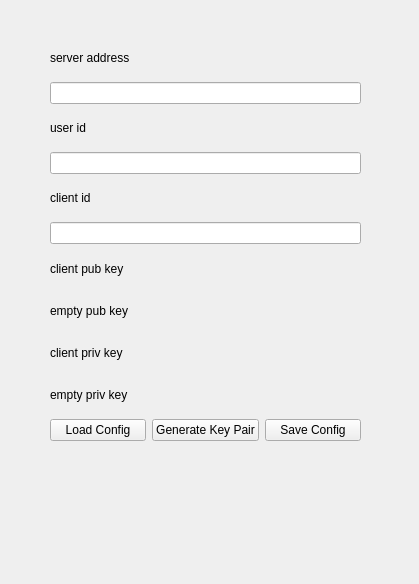
<?xml version="1.0" encoding="UTF-8"?>
<ui version="4.0">
 <class>config_page</class>
 <widget class="QWidget" name="config_page">
  <property name="geometry">
   <rect>
    <x>0</x>
    <y>0</y>
    <width>419</width>
    <height>584</height>
   </rect>
  </property>
  <property name="windowTitle">
   <string>config page</string>
  </property>
  <widget class="QWidget" name="verticalLayoutWidget">
   <property name="geometry">
    <rect>
     <x>50</x>
     <y>40</y>
     <width>311</width>
     <height>401</height>
    </rect>
   </property>
   <layout class="QVBoxLayout" name="verticalLayout">
    <item>
     <widget class="QLabel" name="server_address_label">
      <property name="text">
       <string>server address</string>
      </property>
     </widget>
    </item>
    <item>
     <widget class="QLineEdit" name="server_address_textbox"/>
    </item>
    <item>
     <widget class="QLabel" name="uid_label">
      <property name="text">
       <string>user id</string>
      </property>
     </widget>
    </item>
    <item>
     <widget class="QLineEdit" name="user_id_textbox"/>
    </item>
    <item>
     <widget class="QLabel" name="cid_label">
      <property name="text">
       <string>client id</string>
      </property>
     </widget>
    </item>
    <item>
     <widget class="QLineEdit" name="client_id_textbox"/>
    </item>
    <item>
     <widget class="QLabel" name="pubkey_label">
      <property name="text">
       <string>client pub key</string>
      </property>
     </widget>
    </item>
    <item>
     <widget class="QLabel" name="pubkey_content">
      <property name="text">
       <string>empty pub key</string>
      </property>
     </widget>
    </item>
    <item>
     <widget class="QLabel" name="priv_key_label">
      <property name="text">
       <string>client priv key</string>
      </property>
     </widget>
    </item>
    <item>
     <widget class="QLabel" name="privkey_content">
      <property name="text">
       <string>empty priv key</string>
      </property>
     </widget>
    </item>
    <item>
     <layout class="QHBoxLayout" name="horizontalLayout">
      <item>
       <widget class="QPushButton" name="refresh_config_button">
        <property name="text">
         <string>Load Config</string>
        </property>
       </widget>
      </item>
      <item>
       <widget class="QPushButton" name="generate_new_keypair_botton">
        <property name="text">
         <string>Generate Key Pair</string>
        </property>
       </widget>
      </item>
      <item>
       <widget class="QPushButton" name="save_config_button">
        <property name="text">
         <string>Save Config</string>
        </property>
       </widget>
      </item>
     </layout>
    </item>
   </layout>
  </widget>
 </widget>
 <resources/>
 <connections/>
</ui>
